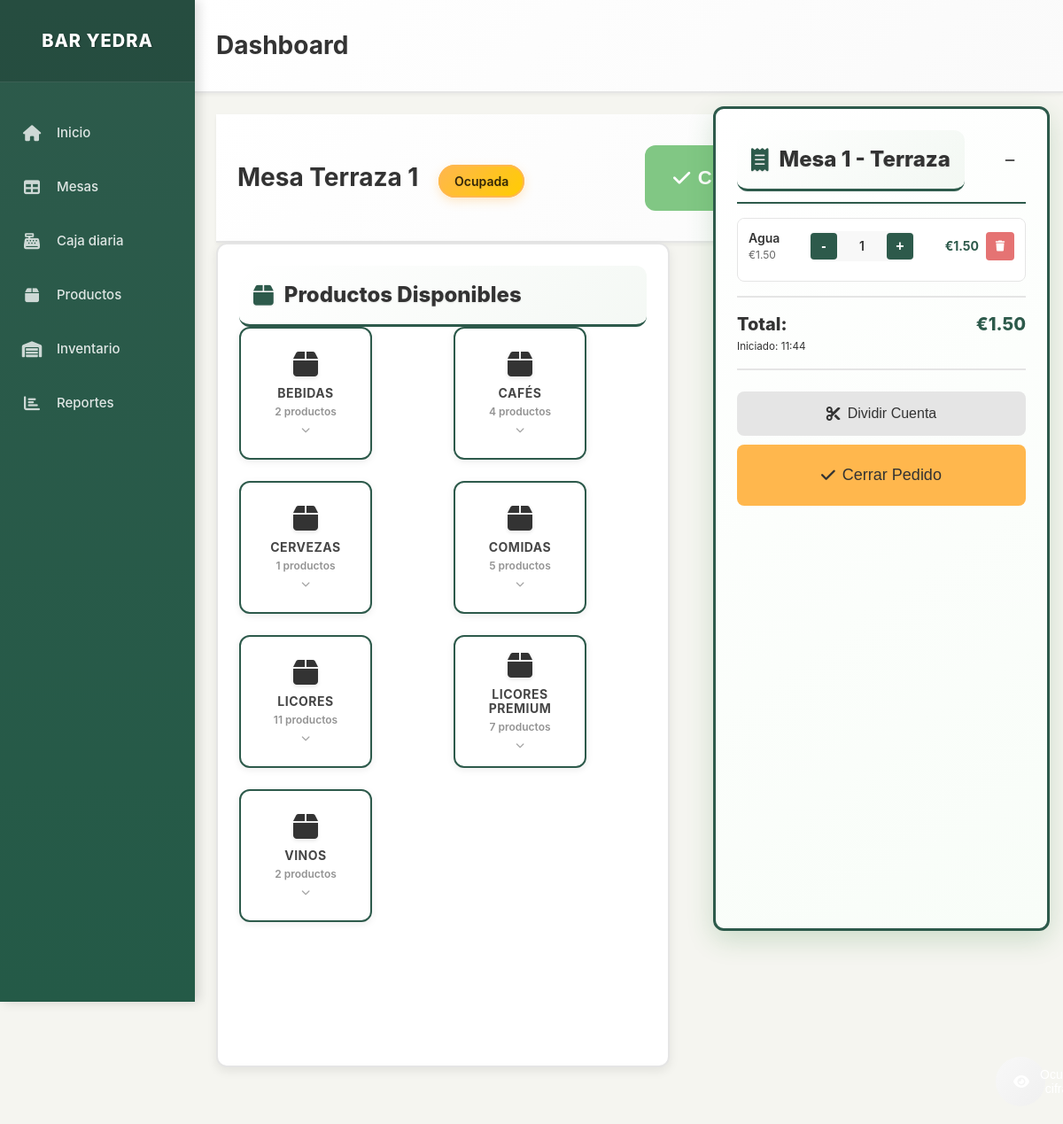
Before: /mesa/1 with the older database file.
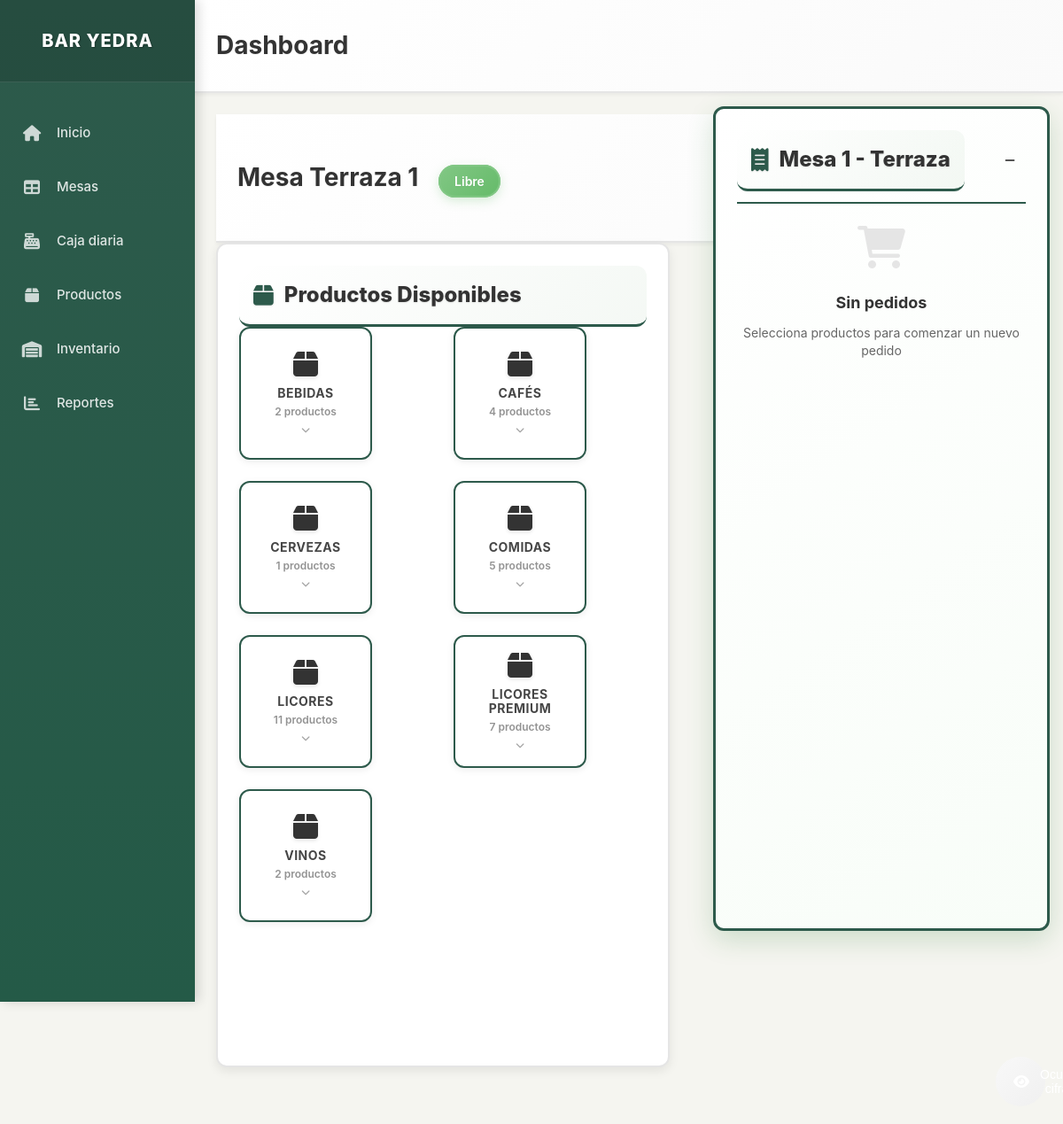
After: the same page with the newer database file.
### models.py (models this page shows, shortened)
class Mesa(db.Model):
    id = db.Column(db.Integer, primary_key=True)
    numero = db.Column(db.Integer, nullable=False)
    zona = db.Column(db.String(50), nullable=False)  # Terraza, Sala, Barra
    estado = db.Column(db.String(20), default='libre')  # libre, ocupada, pagada
    pedidos = db.relationship('Pedido', backref='mesa', lazy=True)

class Producto(db.Model):
    id = db.Column(db.Integer, primary_key=True)
    nombre = db.Column(db.String(100), nullable=False)
    precio = db.Column(db.Numeric(10, 2), nullable=False)
    categoria = db.Column(db.String(50), nullable=False, default='General')
    foto_url = db.Column(db.String(255), nullable=True)
    descripcion = db.Column(db.Text, nullable=True)
    activo = db.Column(db.Boolean, default=True)
    orden = db.Column(db.Integer, default=0)  # Para ordenar productos en la interfaz
    stock_actual = db.Column(db.Integer, default=0)  # Cantidad actual en stock
    stock_minimo = db.Column(db.Integer, default=5)  # Alerta cuando llegue a este nivel
    unidad_medida = db.Column(db.String(20), default='unidad')  # unidad, litro, kg, etc.
    fecha_actualizacion = db.Column(db.DateTime, default=datetime.utcnow)

class Pedido(db.Model):
    id = db.Column(db.Integer, primary_key=True)
    mesa_id = db.Column(db.Integer, db.ForeignKey('mesa.id'), nullable=False)
    productos = db.Column(db.Text)  # JSON string with products and quantities
    total = db.Column(db.Numeric(10, 2), default=0.00)
    fecha_creacion = db.Column(db.DateTime, default=datetime.utcnow)
    fecha_pago = db.Column(db.DateTime)
    forma_pago = db.Column(db.String(20))  # efectivo, tarjeta
    estado = db.Column(db.String(20), default='abierto')  # abierto, cerrado, pagado
    tickets = db.relationship('Ticket', backref='pedido', lazy=True)

### app.py (the view)
@app.route('/mesa/<int:mesa_id>')
def table_detail(mesa_id):
    mesa = Mesa.query.get_or_404(mesa_id)
    productos = Producto.query.filter_by(activo=True).order_by(Producto.categoria, Producto.orden, Producto.nombre).all()
    productos_por_categoria = {}
    productos_dict = {}
    for producto in productos:
        if producto.categoria not in productos_por_categoria:
            productos_por_categoria[producto.categoria] = []
        productos_por_categoria[producto.categoria].append(producto)
        productos_dict[producto.id] = producto
    pedido_actual = Pedido.query.filter_by(mesa_id=mesa_id, estado='abierto').first()
    return render_template('table_detail.html',
                         mesa=mesa,
                         productos_por_categoria=productos_por_categoria,
                         productos_dict=productos_dict,
                         pedido_actual=pedido_actual)

### app.py (called while the page is built)
@app.template_filter('from_json')
def from_json_filter(value):
    if value:
        try:
            return json.loads(value)
        except (json.JSONDecodeError, TypeError):
            return []
    return []

### templates/table_detail.html (shortened to what the changed rows need)
{% extends "layout.html" %}
{% block content %}
<div class="content-header">
    <h1 class="page-title">
        Mesa {{ mesa.zona }} {{ mesa.numero }}
        <span class="table-status-badge table-{{ mesa.estado }}">{{ mesa.estado|title }}</span>
    </h1>
    <div class="table-actions">
        {% if pedido_actual %}
            <button class="btn btn-success btn-lg touch-friendly" onclick="closeOrder({{ mesa.id }})">
                <i class="fas fa-check"></i> Cerrar Pedido
            </button>
        {% endif %}
        <a href="{{ url_for('index') }}" class="btn btn-secondary btn-lg touch-friendly">
            <i class="fas fa-arrow-left"></i> Volver
        </a>
    </div>
</div>
<div class="table-detail-layout">
    <div class="products-panel">
        <h2 class="panel-title">
            <i class="fas fa-box"></i> Productos Disponibles
        </h2>
        <div class="categories-grid">
            {% for categoria, productos in productos_por_categoria.items() %}
            <div class="category-card" data-categoria="{{ categoria }}" onclick="toggleCategory('{{ categoria }}')">
                <div class="category-icon">
                    <i class="fas fa-box"></i>
                </div>
                <div class="category-name">{{ categoria }}</div>
                <div class="category-product-count">{{ productos|length }} productos</div>
                <div class="category-expand-indicator">
                    <i class="fas fa-chevron-down"></i>
                </div>
            </div>
            {% endfor %}
        </div>
    </div>
    <div class="order-panel">
        <div class="order-header">
            <h2 class="panel-title">
                <i class="fas fa-receipt"></i> Mesa {{ mesa.numero }} - {{ mesa.zona }}
            </h2>
            <div class="order-controls">
                <button class="btn-minimize" onclick="toggleOrderPanel()" title="Minimizar panel">
                </button>
            </div>
        </div>
        {% if pedido_actual and pedido_actual.total > 0 %}
            <div class="current-order">
                <div class="order-items">
                    {% set productos_pedido = pedido_actual.productos|from_json if pedido_actual.productos else {} %}
                    {% for producto_id, cantidad in productos_pedido.items() %}
                        {% set producto = productos_dict[producto_id|int] %}
                        <div class="order-item">
                            <div class="item-details">
                                <div class="item-name">{{ producto.nombre }}</div>
                                <div class="item-price">€{{ "%.2f"|format(producto.precio) }}</div>
                            </div>
                            <div class="item-quantity">
                                <button class="btn-quantity" onclick="updateQuantity({{ mesa.id }}, {{ producto.id }}, {{ cantidad - 1 }})">-</button>
                                <span class="quantity">{{ cantidad }}</span>
                                <button class="btn-quantity" onclick="updateQuantity({{ mesa.id }}, {{ producto.id }}, {{ cantidad + 1 }})">+</button>
                            </div>
                            <div class="item-subtotal">€{{ "%.2f"|format(producto.precio * cantidad) }}</div>
                            <button class="btn-remove" onclick="removeFromOrder({{ mesa.id }}, {{ producto.id }})" title="Eliminar">
                                <i class="fas fa-trash"></i>
                            </button>
                        </div>
                    {% endfor %}
                </div>
                <div class="order-summary">
                    <div class="summary-row total-row">
                        <span class="summary-label">Total:</span>
                        <span class="summary-value">€{{ "%.2f"|format(pedido_actual.total) }}</span>
                    </div>
                    <div class="summary-info">
                        <small>Iniciado: {{ pedido_actual.fecha_creacion.strftime('%H:%M') if pedido_actual.fecha_creacion else 'Ahora' }}</small>
                    </div>
                </div>
                <div class="order-actions">
                    <button class="btn btn-secondary btn-sm full-width" onclick="splitBill({{ mesa.id }})" style="margin-bottom: 10px;">
                        <i class="fas fa-cut"></i> Dividir Cuenta
                    </button>
                    <button class="btn btn-warning btn-lg full-width" onclick="showPaymentOptions({{ mesa.id }})">
                        <i class="fas fa-check"></i> Cerrar Pedido
                    </button>
                </div>
            </div>
        {% else %}
            <div class="empty-order">
                <div class="empty-icon">
                    <i class="fas fa-shopping-cart"></i>
                </div>
                <h3>Sin pedidos</h3>
                <p>Selecciona productos para comenzar un nuevo pedido</p>
            </div>
        {% endif %}
    </div>
</div>
{% endblock %}

Changed rows visible on the page:
no longer on this page (row edited): Pedido: productos "{\"6\": 1}" (drawn), total "1.50", fecha_creacion "11:44"
changed Mesa "Terraza": estado "Ocupada" → "Libre"
Other visible differences:
text no longer shown: "Cerrar Pedido Total: € Iniciado: Dividir Cuenta Cerrar Pedido"
text now shown: "Sin pedidos Selecciona productos para comenzar un nuevo pedido"
list line gone: "Agua 1.50 1.50"
list line gone: "€ - 1 + €"
